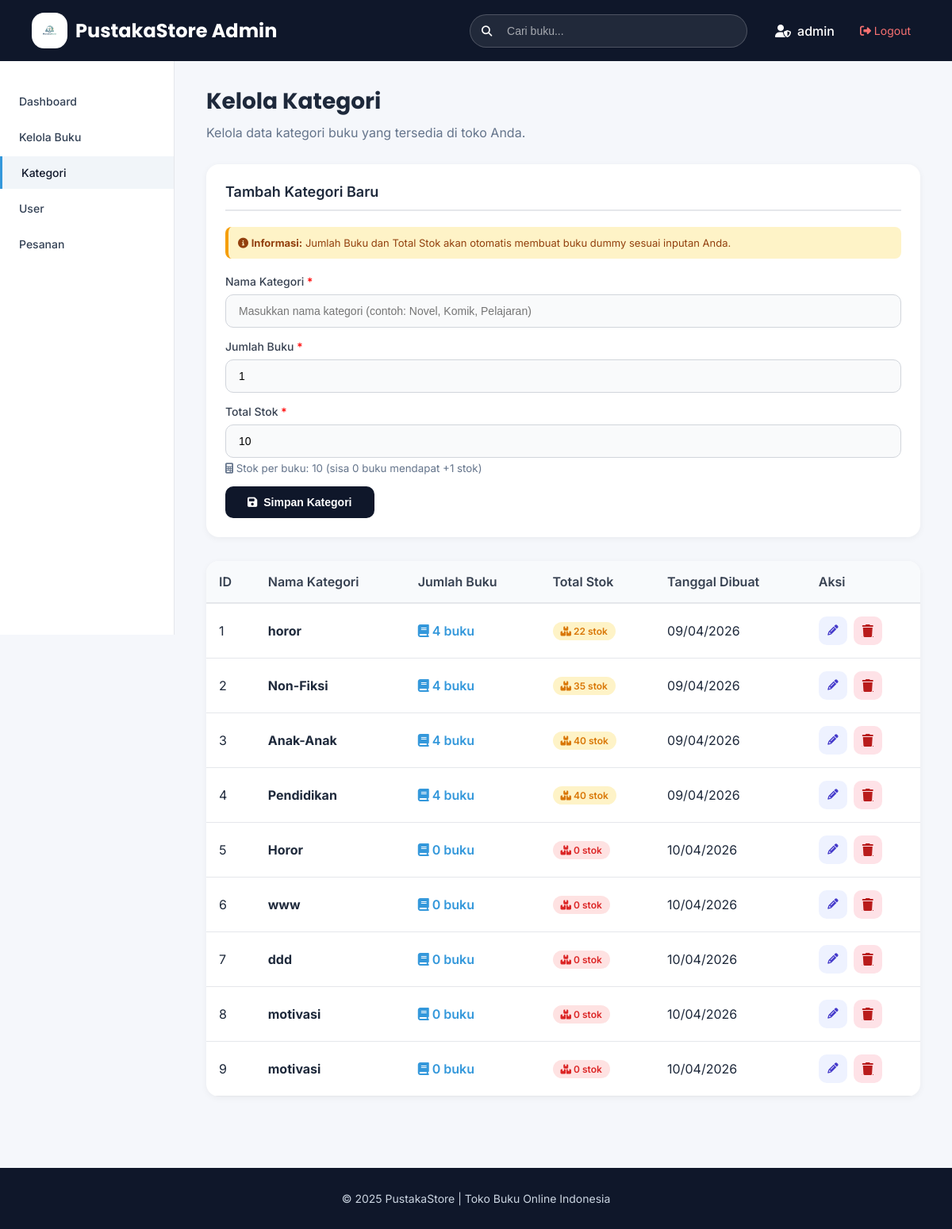
The app's page /admin/kelola_kategori.php (signed in) with its own data.
### tables this page shows
CREATE TABLE `kategori` (
  `id` int(11) NOT NULL,
  `nama_kategori` varchar(100) DEFAULT NULL,
  `created_at` timestamp NOT NULL DEFAULT current_timestamp()
);

### admin/kelola_kategori.php (the view, shortened to what this page needs)
<?php
include '../config/koneksi.php';
$kategori = $koneksi->query("SELECT k.*,
                              (SELECT COUNT(*) FROM buku WHERE id_kategori = k.id) as total_buku,
                              (SELECT SUM(stok) FROM buku WHERE id_kategori = k.id) as total_stok
                              FROM kategori k ORDER BY k.id ASC");
$nama_admin = $_SESSION['username'] ?? 'Admin';
?>
<!DOCTYPE html>
<html lang="id">
<head>
    <link rel="stylesheet" href="https://cdnjs.cloudflare.com/ajax/libs/font-awesome/6.5.1/css/all.min.css">
</head>
<body>
<div class="header">
    <div class="container header-content">
        <div class="logo">
            <div class="logo-circle">
                <img src="../assets/css/images/logo_buku.png" alt="Logo">
            </div>
            <h2>PustakaStore Admin</h2>
        </div>
        <div class="search-wrapper">
            <form action="kelola_buku.php" method="GET">
                <button type="submit"><i class="fas fa-search"></i></button>
                <input type="text" name="search" placeholder="Cari buku...">
            </form>
        </div>
        <div class="admin-info">
            <div class="admin-name">
                <i class="fas fa-user-shield"></i>
                <?= htmlspecialchars($nama_admin) ?>
            </div>
            <a href="../logout.php" class="logout-link">
                <i class="fas fa-sign-out-alt"></i> Logout
            </a>
        </div>
    </div>
</div>
<div class="wrapper">
    <div class="sidebar">
        <a href="dashboard.php">Dashboard</a>
        <a href="kelola_buku.php">Kelola Buku</a>
        <a href="kelola_kategori.php" class="active">Kategori</a>
        <a href="kelola_user.php">User</a>
        <a href="kelola_pesanan.php">Pesanan</a>
    </div>
    <div class="content">
        <h2>Kelola Kategori</h2>
        <p>Kelola data kategori buku yang tersedia di toko Anda.</p>
        <div class="form-section">
            <h3>Tambah Kategori Baru</h3>
            <div class="info-note">
                <i class="fas fa-info-circle"></i> <strong>Informasi:</strong> Jumlah Buku dan Total Stok akan otomatis membuat buku dummy sesuai inputan Anda.
            </div>
            <form method="POST">
                <div class="form-group">
                    <label>Nama Kategori <span style="color: red;">*</span></label>
                    <input type="text" name="nama_kategori" required placeholder="Masukkan nama kategori (contoh: Novel, Komik, Pelajaran)">
                </div>
                <div class="form-group">
                    <label>Jumlah Buku <span style="color: red;">*</span></label>
                    <input type="number" name="jumlah_buku" id="jumlah_buku" required min="1" value="1" placeholder="Jumlah buku dalam kategori ini">
                </div>
                <div class="form-group">
                    <label>Total Stok <span style="color: red;">*</span></label>
                    <input type="number" name="total_stok" id="total_stok" required min="0" value="10" placeholder="Total stok keseluruhan">
                    <small style="color: #64748b; display: block; margin-top: 5px;">
                        <i class="fas fa-calculator"></i> Stok per buku: <span id="stok_per_buku_preview">10</span>
                    </small>
                </div>
                <button type="submit" class="btn btn-primary">
                    <i class="fas fa-save"></i> Simpan Kategori
                </button>
            </form>
        </div>
        <div class="table-container">
            <table class="table">
                <thead>
                    <tr>
                        <th>ID</th>
                        <th>Nama Kategori</th>
                        <th>Jumlah Buku</th>
                        <th>Total Stok</th>
                        <th>Tanggal Dibuat</th>
                        <th>Aksi</th>
                    </tr>
                </thead>
                <tbody>
                    <?php if($kategori && $kategori->num_rows > 0): ?>
                        <?php while($row = $kategori->fetch_assoc()):
                            $total_stok = $row['total_stok'] ?? 0;
                            if($total_stok > 50) {
                                $stock_class = 'stock-high';
                            } elseif($total_stok > 10) {
                                $stock_class = 'stock-medium';
                            } else {
                                $stock_class = 'stock-low';
                            }
                        ?>
                        <tr>
                            <td><?= $row['id'] ?></td>
                            <td><strong><?= htmlspecialchars($row['nama_kategori']) ?></strong></td>
                            <td>
                                <span style="font-weight: 600; color: #3498db;">
                                    <i class="fas fa-book"></i> <?= number_format($row['total_buku'] ?? 0) ?> buku
                                </span>
                            </td>
                            <td>
                                <span class="stock-badge <?= $stock_class ?>">
                                    <i class="fas fa-boxes"></i> <?= number_format($total_stok) ?> stok
                                </span>
                            </td>
                            <td><?= isset($row['created_at']) ? date('d/m/Y', strtotime($row['created_at'])) : '-' ?></td>
                            <td>
                                <div class="action-buttons">
                                    <button class="icon-btn icon-edit" onclick="editKategoriLengkap(
                                        <?= $row['id'] ?>,
                                        '<?= htmlspecialchars(addslashes($row['nama_kategori'])) ?>',
                                        <?= $row['total_buku'] ?? 0 ?>,
                                        <?= $total_stok ?>,
                                        '<?= isset($row['created_at']) ? date('Y-m-d\TH:i', strtotime($row['created_at'])) : date('Y-m-d\TH:i') ?>'
                                    )">
                                        <i class="fas fa-pencil-alt"></i>
                                    </button>
                                    <a href="?hapus=<?= $row['id'] ?>" class="icon-btn icon-delete" onclick="return confirm('Apakah Anda yakin ingin menghapus kategori ini? Semua buku dalam kategori juga akan terhapus.')">
                                        <i class="fas fa-trash"></i>
                                    </a>
                                </div>
                            </td>
                        </tr>
                        <?php endwhile; ?>
                    <?php endif; ?>
                </tbody>
            </table>
        </div>
    </div>
</div>
<div class="footer">
    <div class="container">
        <div class="footer-bottom">
            <p>&copy; 2025 PustakaStore | Toko Buku Online Indonesia</p>
        </div>
    </div>
</div>
</body>
</html>

### admin/kelola_kategori.php (style rules this page uses)
* { margin: 0; padding: 0; box-sizing: border-box; }
body { font-family: 'Inter', sans-serif; background: #f5f7fb; color: #1e293b; }
.header { background: #0f172a; padding: 16px 0; position: sticky; top: 0; z-index: 100; }
.container { max-width: 1280px; margin: auto; padding: 0 40px; }
.header-content { display: flex; align-items: center; gap: 20px; }
.logo { display: flex; align-items: center; gap: 10px; color: white; }
.logo .logo-circle { width: 45px; height: 45px; background: white; border-radius: 35%; display: flex; align-items: center; justify-content: center; }
.logo-circle img { width: 35px; height: 35px; object-fit: contain; }
.logo h2 { font-family: 'Poppins', sans-serif; font-size: 24px; font-weight: 700; color: white; }
.search-wrapper { flex: 1; max-width: 350px; margin-left: auto; }
.search-wrapper form { display: flex; position: relative; }
.search-wrapper input { width: 100%; padding: 12px 18px 12px 46px; border-radius: 999px; border: 1px solid rgba(255,255,255,0.2); background: rgba(255,255,255,0.08); color: white; font-size: 14px; }
.search-wrapper input::placeholder { color: rgba(255,255,255,0.6); }
.search-wrapper button { position: absolute; left: 15px; top: 50%; transform: translateY(-50%); border: none; background: none; color: white; cursor: pointer; }
.admin-info { display: flex; align-items: center; gap: 20px; color: white; margin-left: 15px; }
.admin-name { font-weight: 500; display: flex; align-items: center; gap: 8px; }
.logout-link { color: #f87171; text-decoration: none; font-size: 14px; padding: 6px 12px; border-radius: 8px; transition: background 0.3s; }
.wrapper { display: flex; min-height: 100vh; }
.sidebar { width: 220px; background: white; padding: 30px 0; position: sticky; top: 77px; height: calc(100vh - 77px); overflow-y: auto; border-right: 1px solid #e5e7eb; }
.sidebar a { display: block; padding: 12px 24px; text-decoration: none; color: #334155; margin-bottom: 4px; font-weight: 500; transition: all 0.3s ease; font-size: 14px; }
.sidebar a.active { background: #f1f5f9; color: #0f172a; border-left: 3px solid #3498db; }
.content { flex: 1; padding: 30px 40px; }
.content h2 { font-family: 'Poppins', sans-serif; font-size: 28px; font-weight: 700; color: #1e293b; margin-bottom: 8px; }
.content > p { color: #64748b; margin-bottom: 30px; }
.form-section { background: white; padding: 24px; border-radius: 16px; margin-bottom: 30px; box-shadow: 0 2px 8px rgba(0,0,0,0.05); }
.form-section h3 { font-size: 18px; font-weight: 600; color: #1e293b; margin-bottom: 20px; padding-bottom: 12px; border-bottom: 2px solid #e5e7eb; }
.form-group { margin-bottom: 15px; }
.form-group label { display: block; font-weight: 500; color: #374151; margin-bottom: 8px; font-size: 14px; }
.form-group input { width: 100%; padding: 12px 16px; border: 1px solid #d1d5db; border-radius: 10px; font-size: 14px; transition: 0.3s; background: #f9fafb; }
.btn { padding: 12px 28px; border: none; border-radius: 10px; font-weight: 600; display: inline-flex; align-items: center; gap: 8px; cursor: pointer; transition: 0.3s; font-size: 14px; }
.btn-primary { background: #0f172a; color: white; }
.table-container { overflow-x: auto; background: white; border-radius: 16px; box-shadow: 0 2px 8px rgba(0,0,0,0.05); }
.table { width: 100%; border-collapse: collapse; }
.table th { background: #f8fafc; padding: 16px; text-align: left; font-weight: 600; color: #374151; border-bottom: 2px solid #e5e7eb; }
.table td { padding: 16px; border-bottom: 1px solid #e5e7eb; vertical-align: middle; }
.stock-badge { display: inline-block; padding: 4px 10px; border-radius: 20px; font-size: 12px; font-weight: 600; }
.stock-medium { background: #fef3c7; color: #d97706; }
.stock-low { background: #fee2e2; color: #dc2626; }
.action-buttons { display: flex; gap: 8px; }
.icon-btn { display: inline-flex; justify-content: center; align-items: center; width: 36px; height: 36px; border-radius: 10px; border: none; cursor: pointer; transition: all 0.2s ease; }
.icon-edit { background: #eef2ff; color: #4338ca; }
.icon-delete { background: #fee2e7; color: #b91c1c; }
.info-note { background: #fef3c7; border-left: 4px solid #f59e0b; padding: 12px; margin-bottom: 20px; border-radius: 8px; font-size: 13px; color: #92400e; }
.footer { background: #0f172a; color: #cbd5e1; padding: 30px 0; margin-top: 60px; }
.footer-bottom { text-align: center; font-size: 14px; }

### records on screen
kategori: id "1", nama_kategori "horor", total_buku "4", total_stok "22", created_at "09/04/2026"
kategori: id "2", nama_kategori "Non-Fiksi", total_buku "4", total_stok "35", created_at "09/04/2026"
kategori: id "3", nama_kategori "Anak-Anak", total_buku "4", total_stok "40", created_at "09/04/2026"
kategori: id "4", nama_kategori "Pendidikan", total_buku "4", total_stok "40", created_at "09/04/2026"
kategori: id "5", nama_kategori "Horor", total_buku "0", total_stok "0", created_at "10/04/2026"
kategori: id "6", nama_kategori "www", total_buku "0", total_stok "0", created_at "10/04/2026"
kategori: id "7", nama_kategori "ddd", total_buku "0", total_stok "0", created_at "10/04/2026"
kategori: id "8", nama_kategori "motivasi", total_buku "0", total_stok "0", created_at "10/04/2026"
kategori: id "9", nama_kategori "motivasi", total_buku "0", total_stok "0", created_at "10/04/2026"

### other values on screen
$nama_admin "admin"
